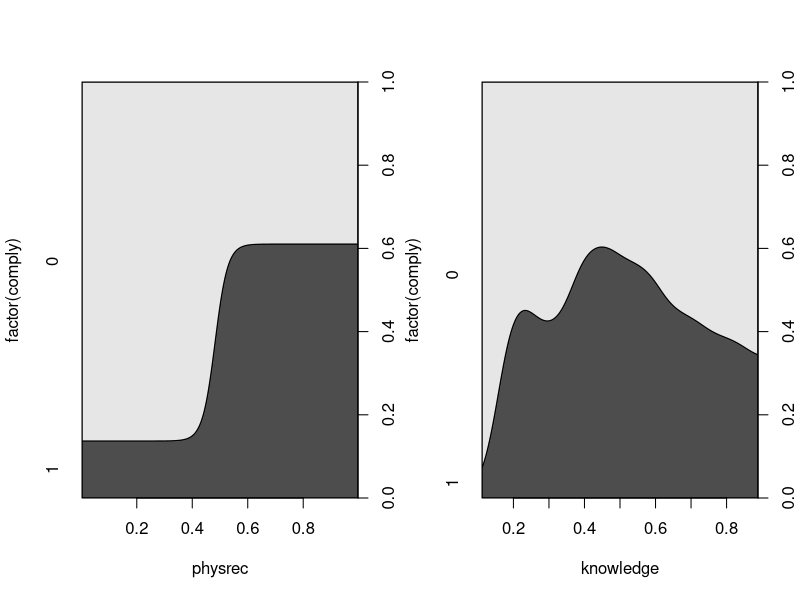
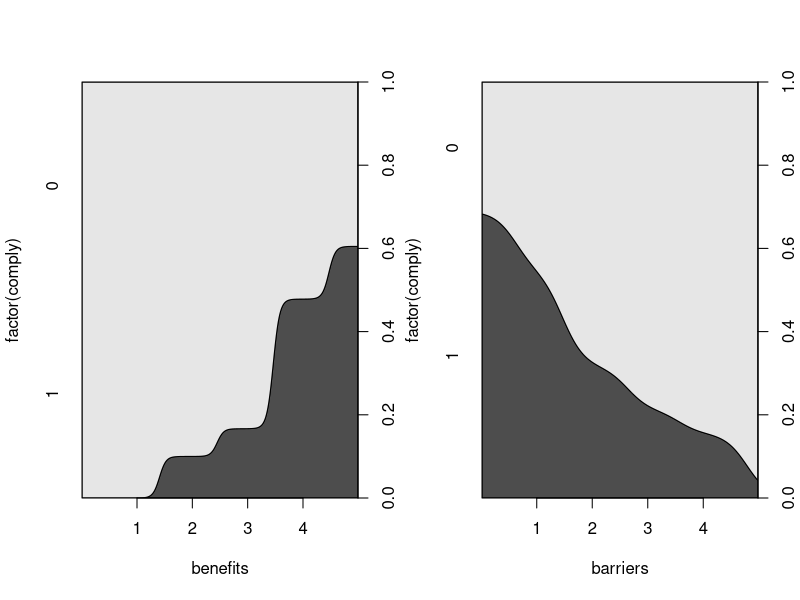
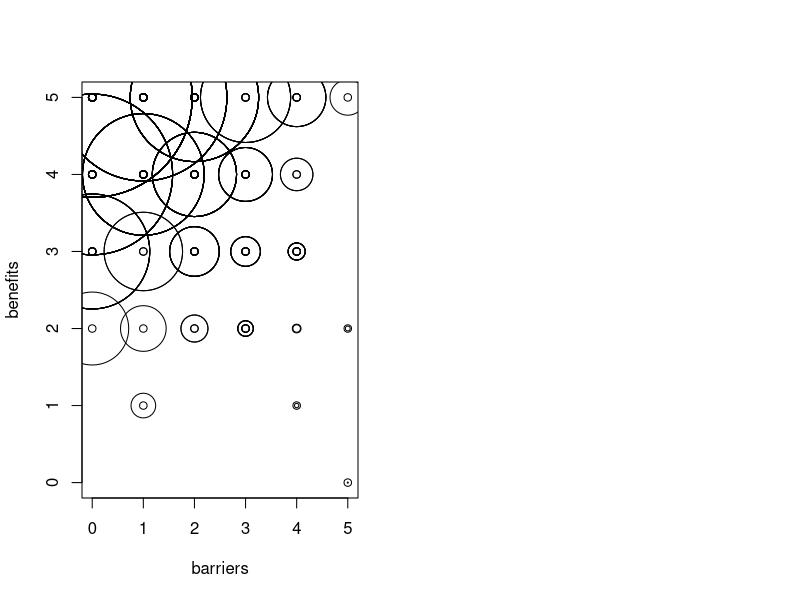

Write R code to recreate these figures, in order.
###################################################
### chunk number 1: preliminaries
###################################################
#line 2 "logistic2.Rnw"
options(width=60)
library(lattice)
options(show.signif.stars = FALSE)
set.seed(123454321)


###################################################
### chunk number 2: logistic1
###################################################
#line 53 "logistic2.Rnw"
mamm<-read.table("cohenex.txt", header=T)
attach(mamm)
head(mamm)


###################################################
### chunk number 3: logistic2
###################################################
#line 62 "logistic2.Rnw"
layout(matrix(1:2, ncol=2))
cdplot(factor(comply)~physrec)
cdplot(factor(comply)~knowledge)


###################################################
### chunk number 4: logistic3
###################################################
#line 71 "logistic2.Rnw"
layout(matrix(1:2, ncol=2))
cdplot(factor(comply)~benefits)
cdplot(factor(comply)~barriers)


###################################################
### chunk number 5: logistic4
###################################################
#line 80 "logistic2.Rnw"
m1<-glm(comply~physrec, family=binomial(link="logit"))
summary(m1)


###################################################
### chunk number 6: logistic5
###################################################
#line 89 "logistic2.Rnw"
exp(-1.8383)


###################################################
### chunk number 7: logistic6
###################################################
#line 93 "logistic2.Rnw"
exp(-1.8383)*exp(2.2882)


###################################################
### chunk number 8: logistic7
###################################################
#line 97 "logistic2.Rnw"
exp(-1.8383)/(1+exp(-1.8383))


###################################################
### chunk number 9: logistic8
###################################################
#line 101 "logistic2.Rnw"
(exp(-1.8383)*exp(2.2882))/(1+exp(-1.8383)*exp(2.2882))
-1.8383+2.2882
exp(0.45)/(1+exp(0.45))


###################################################
### chunk number 10: logistic9
###################################################
#line 113 "logistic2.Rnw"
correct.m1<-ifelse(m1$fitted<.5, 0, 1)
table(comply, correct.m1)
cbind(physrec, comply, logit=m1$linear, prob=m1$fitted)[1:6,]


###################################################
### chunk number 11: logistic10
###################################################
#line 122 "logistic2.Rnw"
m2<-glm(comply~knowledge, family=binomial(link="logit"))
summary(m2)


###################################################
### chunk number 12: logistic11
###################################################
#line 131 "logistic2.Rnw"
exp(-0.745)


###################################################
### chunk number 13: logistic111
###################################################
#line 135 "logistic2.Rnw"
0.3109+(-0.745*0.50)
exp(-0.0616)/(1+exp(-0.0616))


###################################################
### chunk number 14: logistic12
###################################################
#line 140 "logistic2.Rnw"
correct.m2<-ifelse(m2$fitted<.5, 0, 1)
table(comply, correct.m2)


###################################################
### chunk number 15: logistic13
###################################################
#line 148 "logistic2.Rnw"
m3<-glm(comply~physrec+knowledge, family=binomial(link="logit"))
summary(m3)


###################################################
### chunk number 16: logistic14
###################################################
#line 157 "logistic2.Rnw"
exp(2.278)


###################################################
### chunk number 17: logistic15
###################################################
#line 161 "logistic2.Rnw"
exp(-0.429)


###################################################
### chunk number 18: logistic16
###################################################
#line 165 "logistic2.Rnw"
-1.5679+2.2779+(-0.4286*0.70)
exp(0.40998)/(1+exp(0.40998))
table(comply, ifelse(m3$fitted<.5,0,1))


###################################################
### chunk number 19: logistic17
###################################################
#line 174 "logistic2.Rnw"
m4<-glm(comply~benefits+barriers, family=binomial(link="logit"))
summary(m4)


###################################################
### chunk number 20: logistic18
###################################################
#line 183 "logistic2.Rnw"
table(comply, ifelse(m4$fitted<.5,0,1))


###################################################
### chunk number 21: logistic19
###################################################
#line 187 "logistic2.Rnw"
-2.3664+(0.7061*3)+(-0.6036*4)
exp(-2.6625)/(1+exp(-2.6625))


###################################################
### chunk number 22: logistic192
###################################################
#line 192 "logistic2.Rnw"
-2.3664+(0.7061*5)+(-0.6036*1)
exp(0.5605)/(1+exp(0.5605))


###################################################
### chunk number 23: logistic20
###################################################
#line 200 "logistic2.Rnw"
plot(benefits~barriers)
symbols(barriers, benefits, circles=predict(m4, type="response"), add=T)


###################################################
### chunk number 24: logistic21
###################################################
#line 205 "logistic2.Rnw"
detach(mamm)


